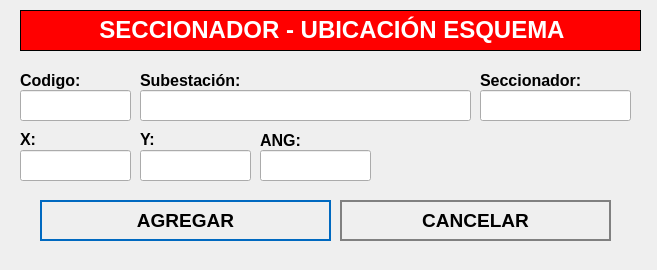
<?xml version="1.0" encoding="UTF-8"?>
<ui version="4.0">
 <class>NewBook</class>
 <widget class="QWidget" name="NewBook">
  <property name="geometry">
   <rect>
    <x>0</x>
    <y>0</y>
    <width>657</width>
    <height>270</height>
   </rect>
  </property>
  <property name="windowTitle">
   <string>Nuevo Registro</string>
  </property>
  <property name="styleSheet">
   <string notr="true">QPushButton
{	
	height: 2em;
 	border-style: solid;
	border-width: 2px;
 	border-color: grey;
	font-weight: bold;
}

QPushButton:hover
{
   	background-color:grey;
	color:white;
}</string>
  </property>
  <widget class="QLabel" name="label">
   <property name="geometry">
    <rect>
     <x>20</x>
     <y>10</y>
     <width>621</width>
     <height>41</height>
    </rect>
   </property>
   <property name="font">
    <font>
     <underline>false</underline>
    </font>
   </property>
   <property name="autoFillBackground">
    <bool>false</bool>
   </property>
   <property name="styleSheet">
    <string notr="true">background-color: red;</string>
   </property>
   <property name="frameShape">
    <enum>QFrame::Box</enum>
   </property>
   <property name="text">
    <string>&lt;html&gt;&lt;head/&gt;&lt;body&gt;&lt;p align=&quot;center&quot;&gt;&lt;span style=&quot; font-size:18pt; font-weight:600; color:#ffffff;&quot;&gt;SECCIONADOR - UBICACIÓN ESQUEMA&lt;/span&gt;&lt;/p&gt;&lt;/body&gt;&lt;/html&gt;</string>
   </property>
  </widget>
  <widget class="QLabel" name="label_autoriza">
   <property name="geometry">
    <rect>
     <x>20</x>
     <y>70</y>
     <width>101</width>
     <height>21</height>
    </rect>
   </property>
   <property name="text">
    <string>&lt;html&gt;&lt;head/&gt;&lt;body&gt;&lt;p&gt;&lt;span style=&quot; font-size:12pt; font-weight:600;&quot;&gt;Codigo:&lt;/span&gt;&lt;/p&gt;&lt;/body&gt;&lt;/html&gt;</string>
   </property>
  </widget>
  <widget class="QLineEdit" name="inputCodigo">
   <property name="geometry">
    <rect>
     <x>20</x>
     <y>90</y>
     <width>111</width>
     <height>31</height>
    </rect>
   </property>
   <property name="font">
    <font>
     <pointsize>12</pointsize>
    </font>
   </property>
  </widget>
  <widget class="QLineEdit" name="inputSubestacion">
   <property name="geometry">
    <rect>
     <x>140</x>
     <y>90</y>
     <width>331</width>
     <height>31</height>
    </rect>
   </property>
   <property name="font">
    <font>
     <pointsize>12</pointsize>
    </font>
   </property>
  </widget>
  <widget class="QPushButton" name="addButton">
   <property name="geometry">
    <rect>
     <x>40</x>
     <y>200</y>
     <width>291</width>
     <height>41</height>
    </rect>
   </property>
   <property name="font">
    <font>
     <pointsize>14</pointsize>
     <weight>75</weight>
     <bold>true</bold>
    </font>
   </property>
   <property name="cursor">
    <cursorShape>PointingHandCursor</cursorShape>
   </property>
   <property name="styleSheet">
    <string notr="true">QPushButton
{	
	height: 2em;
 	border-style: solid;
	border-width: 2px;
 	border-color: #0069c0;
	font-weight: bold;
}

QPushButton:hover
{
   	background-color:#0069c0;
	color:white;
}</string>
   </property>
   <property name="text">
    <string>AGREGAR</string>
   </property>
   <property name="icon">
    <iconset>
     <normaloff>../assets/icons/add-icon.png</normaloff>../assets/icons/add-icon.png</iconset>
   </property>
   <property name="iconSize">
    <size>
     <width>30</width>
     <height>30</height>
    </size>
   </property>
   <property name="autoDefault">
    <bool>true</bool>
   </property>
   <property name="default">
    <bool>true</bool>
   </property>
   <property name="flat">
    <bool>true</bool>
   </property>
  </widget>
  <widget class="QPushButton" name="cancelButton">
   <property name="geometry">
    <rect>
     <x>340</x>
     <y>200</y>
     <width>271</width>
     <height>41</height>
    </rect>
   </property>
   <property name="font">
    <font>
     <pointsize>14</pointsize>
     <weight>75</weight>
     <bold>true</bold>
    </font>
   </property>
   <property name="cursor">
    <cursorShape>PointingHandCursor</cursorShape>
   </property>
   <property name="styleSheet">
    <string notr="true">QPushButton
{	
	height: 2em;
 	border-style: solid;
	border-width: 2px;
 	border-color: grey;
	font-weight: bold;
}

QPushButton:hover
{
   	background-color:grey;
	color:white;
}</string>
   </property>
   <property name="text">
    <string>CANCELAR</string>
   </property>
   <property name="icon">
    <iconset>
     <normaloff>../assets/icons/cancel-icon.png</normaloff>../assets/icons/cancel-icon.png</iconset>
   </property>
   <property name="iconSize">
    <size>
     <width>30</width>
     <height>30</height>
    </size>
   </property>
   <property name="autoDefault">
    <bool>true</bool>
   </property>
   <property name="default">
    <bool>true</bool>
   </property>
   <property name="flat">
    <bool>true</bool>
   </property>
  </widget>
  <widget class="QLabel" name="label_aquienVisita">
   <property name="geometry">
    <rect>
     <x>140</x>
     <y>70</y>
     <width>191</width>
     <height>21</height>
    </rect>
   </property>
   <property name="text">
    <string>&lt;html&gt;&lt;head/&gt;&lt;body&gt;&lt;p&gt;&lt;span style=&quot; font-size:12pt; font-weight:600;&quot;&gt;Subestación:&lt;/span&gt;&lt;/p&gt;&lt;/body&gt;&lt;/html&gt;</string>
   </property>
  </widget>
  <widget class="QLabel" name="label_horaIngreso">
   <property name="geometry">
    <rect>
     <x>20</x>
     <y>130</y>
     <width>71</width>
     <height>16</height>
    </rect>
   </property>
   <property name="text">
    <string>&lt;html&gt;&lt;head/&gt;&lt;body&gt;&lt;p&gt;&lt;span style=&quot; font-size:12pt; font-weight:600;&quot;&gt;X:&lt;/span&gt;&lt;/p&gt;&lt;/body&gt;&lt;/html&gt;</string>
   </property>
  </widget>
  <widget class="QLabel" name="label_horaSalida">
   <property name="geometry">
    <rect>
     <x>140</x>
     <y>130</y>
     <width>81</width>
     <height>16</height>
    </rect>
   </property>
   <property name="text">
    <string>&lt;html&gt;&lt;head/&gt;&lt;body&gt;&lt;p&gt;&lt;span style=&quot; font-size:12pt; font-weight:600;&quot;&gt;Y:&lt;/span&gt;&lt;/p&gt;&lt;/body&gt;&lt;/html&gt;</string>
   </property>
  </widget>
  <widget class="QLineEdit" name="inputX">
   <property name="geometry">
    <rect>
     <x>20</x>
     <y>150</y>
     <width>111</width>
     <height>31</height>
    </rect>
   </property>
   <property name="font">
    <font>
     <pointsize>12</pointsize>
    </font>
   </property>
  </widget>
  <widget class="QLineEdit" name="inputY">
   <property name="geometry">
    <rect>
     <x>140</x>
     <y>150</y>
     <width>111</width>
     <height>31</height>
    </rect>
   </property>
   <property name="font">
    <font>
     <pointsize>12</pointsize>
    </font>
   </property>
  </widget>
  <widget class="QLineEdit" name="inputSeccionador">
   <property name="geometry">
    <rect>
     <x>480</x>
     <y>90</y>
     <width>151</width>
     <height>31</height>
    </rect>
   </property>
   <property name="font">
    <font>
     <pointsize>12</pointsize>
    </font>
   </property>
  </widget>
  <widget class="QLabel" name="label_motivoVisita_3">
   <property name="geometry">
    <rect>
     <x>480</x>
     <y>70</y>
     <width>161</width>
     <height>21</height>
    </rect>
   </property>
   <property name="text">
    <string>&lt;html&gt;&lt;head/&gt;&lt;body&gt;&lt;p&gt;&lt;span style=&quot; font-size:12pt; font-weight:600;&quot;&gt;Seccionador:&lt;/span&gt;&lt;/p&gt;&lt;/body&gt;&lt;/html&gt;</string>
   </property>
  </widget>
  <widget class="QLabel" name="label_motivoVisita_2">
   <property name="geometry">
    <rect>
     <x>260</x>
     <y>130</y>
     <width>101</width>
     <height>21</height>
    </rect>
   </property>
   <property name="text">
    <string>&lt;html&gt;&lt;head/&gt;&lt;body&gt;&lt;p&gt;&lt;span style=&quot; font-size:12pt; font-weight:600;&quot;&gt;ANG:&lt;/span&gt;&lt;/p&gt;&lt;/body&gt;&lt;/html&gt;</string>
   </property>
  </widget>
  <widget class="QLineEdit" name="inputANG">
   <property name="geometry">
    <rect>
     <x>260</x>
     <y>150</y>
     <width>111</width>
     <height>31</height>
    </rect>
   </property>
   <property name="font">
    <font>
     <pointsize>12</pointsize>
    </font>
   </property>
  </widget>
 </widget>
 <tabstops>
  <tabstop>inputCodigo</tabstop>
  <tabstop>inputSubestacion</tabstop>
  <tabstop>addButton</tabstop>
  <tabstop>cancelButton</tabstop>
 </tabstops>
 <resources/>
 <connections/>
</ui>
